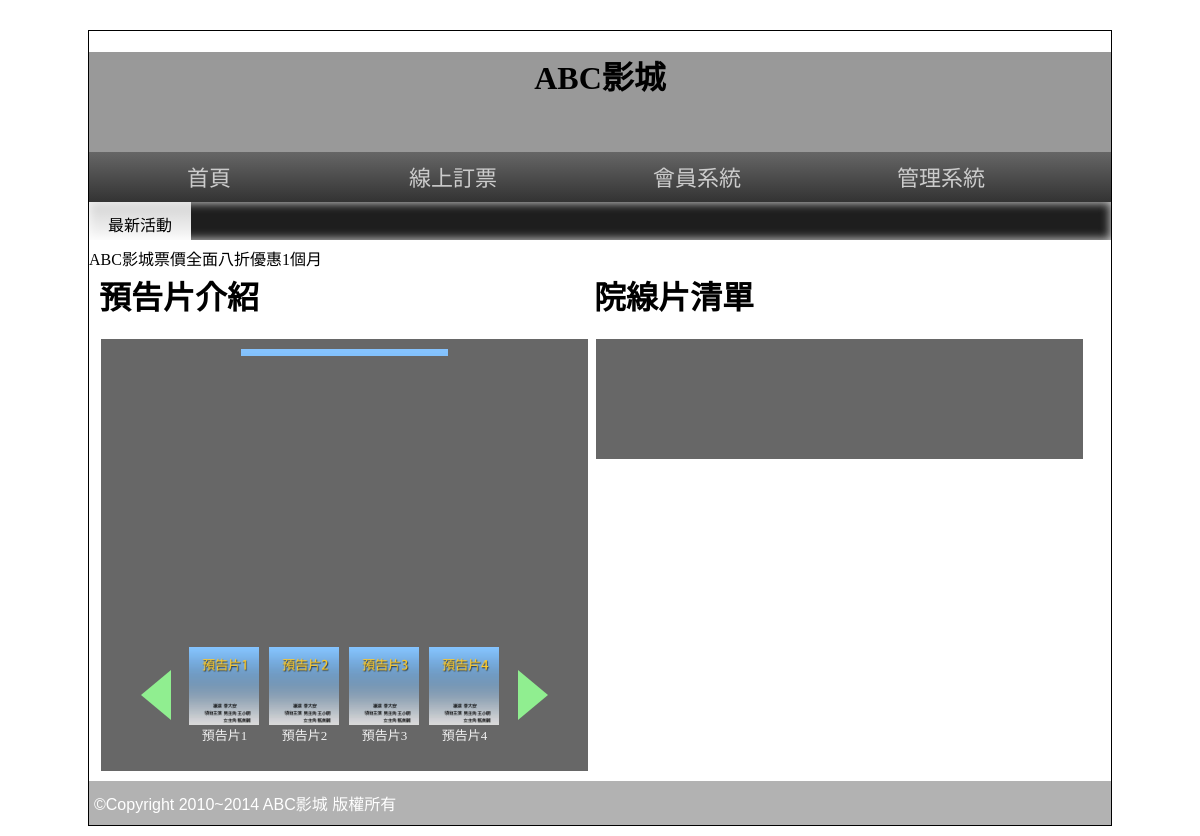
Before: / with the older database file.
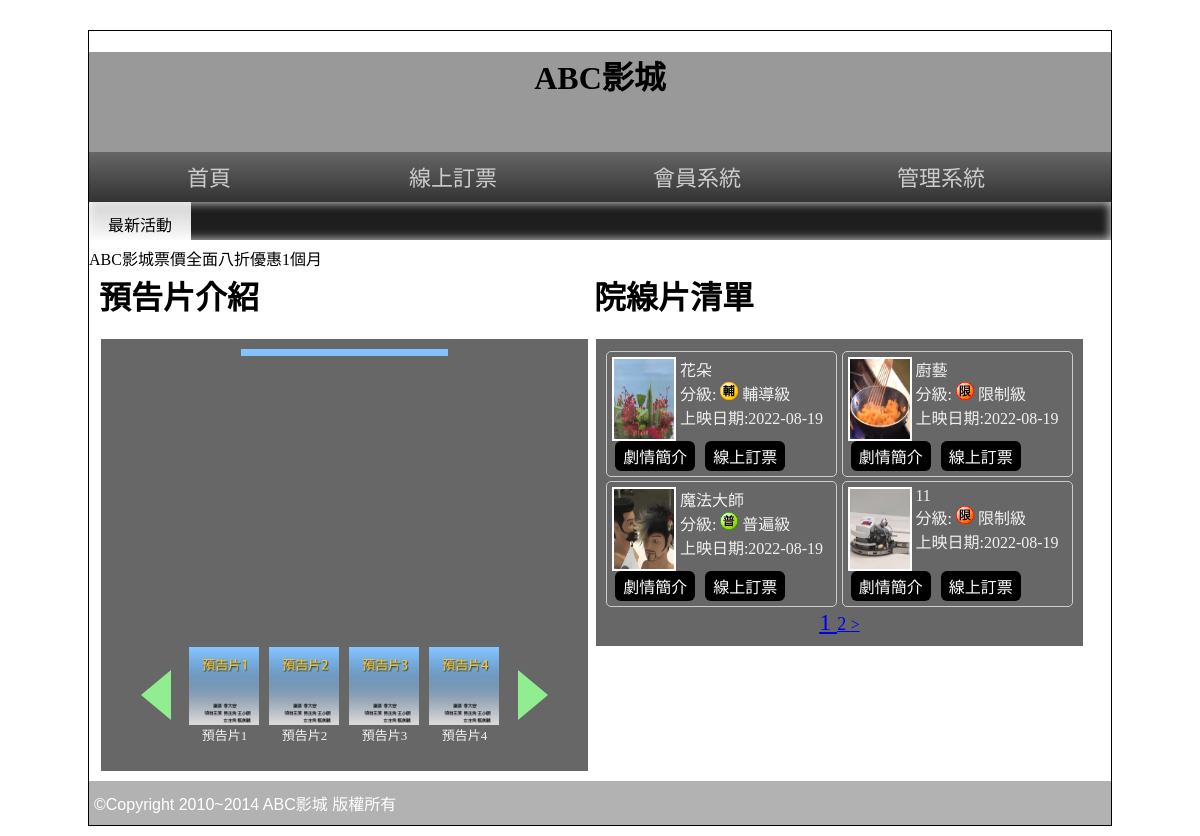
After: the same page with the newer database file.
### tables this page shows
CREATE TABLE `poster` (
  `id` int(11) UNSIGNED NOT NULL,
  `img` varchar(128) NOT NULL,
  `name` varchar(32) NOT NULL,
  `rank` int(11) UNSIGNED NOT NULL,
  `sh` tinyint(1) UNSIGNED NOT NULL,
  `ani` int(1) UNSIGNED NOT NULL
);

CREATE TABLE `movie` (
  `id` int(11) UNSIGNED NOT NULL,
  `name` varchar(64) NOT NULL,
  `level` varchar(10) NOT NULL,
  `length` int(10) UNSIGNED NOT NULL,
  `ondate` date NOT NULL,
  `publish` text NOT NULL,
  `director` text NOT NULL,
  `trailer` text NOT NULL,
  `poster` text NOT NULL,
  `intro` text NOT NULL,
  `sh` int(10) UNSIGNED NOT NULL,
  `rank` int(10) UNSIGNED NOT NULL
);

### base.php (called while the page is built, shortened)
<?php
class DB{
    protected $dsn='mysql:host=localhost;charset=utf8;dbname=db03';
    protected $table;
    protected $pdo;
    function __construct($table)
    {
        $this->table=$table;
        $this->pdo=new PDO($this->dsn,'root','');
    }
    function all(...$arg){
        $sql="select * from $this->table ";
        if(isset($arg[0])){
            if(is_array($arg[0])){
                foreach($arg[0] as $key => $val){
                    $tmp[]="`$key`='$val'";
                }
                $sql .= " where " . join(" && ",$tmp);
            }else{
                $sql .= $arg[0];
            }
        }
        if(isset($arg[1])){
            $sql .= $arg[1];
        }
        return $this->pdo->query($sql)->fetchAll(PDO::FETCH_ASSOC);
   }
   function math($math,$col,...$arg){
    $sql="select $math($col) from $this->table ";
    if(isset($arg[0])){
        if(is_array($arg[0])){
            foreach($arg[0] as $key => $val){
                $tmp[]="`$key`='$val'";
            }
            $sql .= " where " . join(" && ",$tmp);
        }else{
            $sql .= $arg[0];
        }
    }
    return $this->pdo->query($sql)->fetchColumn();
   }
}
$Poster=new DB('poster');
$Movie=new DB('movie');
$Level=[
    '普遍級'=>'03C01.png',
    '輔導級'=>'03C02.png',
    '保護級'=>'03C03.png',
    '限制級'=>'03C04.png',
];
?>

### front/main.php (the view, shortened to what this page needs)
<div class="half" style="vertical-align:top;">
      <h1>預告片介紹</h1>
      <div class="rb tab" style="width:95%;">
        <div>
          <div class="lists">
            <?php
              $pos=$Poster->all(['sh'=>1]," order by rank");
              foreach($pos as $key => $po){
                echo "<div class='poster' id='p{$po['id']}' data-ani='{$po['ani']}'>";
                echo "<img src='./upload/{$po['img']}'>";
                echo "</div>";
              }
            ?>
          </div>
          <div class="controls">
            <div class="left"></div>
            <div class="icons">
              <?php
                foreach($pos as $key => $po){
                  echo "<div class='icon' id='i{$po['id']}' data-ani='{$po['ani']}'>";
                  echo "<img src='./upload/{$po['img']}'>";
                  echo "<div>{$po['name']}</div>";
                  echo "</div>";
                }
              ?>
            </div>
            <div class="right"></div>
          </div>
        </div>
      </div>
    </div>
    <div class="half">
      <h1>院線片清單</h1>
      <div class="rb tab" style="width:95%; display:flex;flex-wrap:wrap ;justify-content:space-between">
      <?php
          $startDate=date("Y-m-d",strtotime("-2 days"));
          $today=date("Y-m-d");
          $all=$Movie->math("count","id"," Where `sh`='1' && ondate between '$startDate' AND '$today'");
          $div=4;
          $pages=ceil($all/$div);
          $now=$_GET['p']??1;
          $start=($now-1)*$div;
          $rows=$Movie->all(" Where `sh`='1' && ondate between '$startDate' AND '$today' order by rank limit $start,$div");
          foreach($rows as $row){
      ?>
        <div style="display:flex;flex-wrap:wrap;border:1px solid #ccc;border-radius:5px;width:49.5%;padding:5px;box-sizing:border-box;margin:2px 0">
            <div style="width:30%">
             <a href='?do=intro&id=<?=$row['id'];?>'>
                <img src="./upload/<?=$row['poster'];?>" style="width:60px;height:80px;border:2px solid white">
              </a>
            </div>
            <div style="width:70%;padding-left:2px;box-sizing:border-box">
              <div><?=$row['name'];?></div>
              <div>分級:
                <img src="./icon/<?=$Level[$row['level']];?>" style="width:18px">
                <?=$row['level'];?>
              </div>
              <div>上映日期:<?=$row['ondate'];?></div>
            </div>
            <div style="width:100%">
              <button onclick="location.href='?do=intro&id=<?=$row['id'];?>'">劇情簡介</button>
              <button onclick="location.href='?do=order&id=<?=$row['id'];?>'">線上訂票</button>
            </div>
        </div>
      <?php
      }
      ?>
        <div class="ct" style="width:100%">
        <?php
          for($i=1;$i<=$pages ;$i++){
              $fontSize=($now==$i)?'24px':'18px';
            echo "<a href='?p={$i}' style='font-size:{$fontSize}'> $i </a>";
          }
          if(($now+1)<=$pages){
            $p=($now+1);
            echo "<a href='?p={$p}' > > </a>";
          }
        ?>
        </div>
      </div>
    </div>

Changed rows visible on the page:
now on this page (row edited): movie: poster (picture), name "花朵", shows a picture, level "輔導級", ondate "2022-08-19"
now on this page (row edited): movie: poster (picture), name "廚藝", level "限制級", ondate "2022-08-19"
now on this page (row edited): movie: poster (picture), name "魔法大師", shows a picture, level "普遍級", ondate "2022-08-19"
now on this page (row edited): movie: poster (picture), name "11", level "限制級", ondate "2022-08-19"
Other visible differences:
new list line: "1"
new list line: "2"
